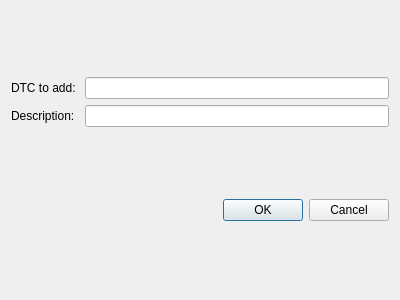
<?xml version="1.0" encoding="UTF-8"?>
<ui version="4.0">
 <class>AddDatabaseDtcDialog</class>
 <widget class="QDialog" name="AddDatabaseDtcDialog">
  <property name="geometry">
   <rect>
    <x>0</x>
    <y>0</y>
    <width>400</width>
    <height>300</height>
   </rect>
  </property>
  <property name="windowTitle">
   <string>Dialog</string>
  </property>
  <layout class="QVBoxLayout" name="verticalLayout">
   <item>
    <layout class="QGridLayout" name="gridLayout">
     <item row="0" column="0">
      <widget class="QLabel" name="label_3">
       <property name="text">
        <string>DTC to add: </string>
       </property>
      </widget>
     </item>
     <item row="0" column="1">
      <widget class="QLineEdit" name="code"/>
     </item>
     <item row="1" column="0">
      <widget class="QLabel" name="label">
       <property name="text">
        <string>Description: </string>
       </property>
      </widget>
     </item>
     <item row="1" column="1">
      <widget class="QLineEdit" name="description"/>
     </item>
    </layout>
   </item>
   <item>
    <widget class="QDialogButtonBox" name="buttonBox">
     <property name="orientation">
      <enum>Qt::Horizontal</enum>
     </property>
     <property name="standardButtons">
      <set>QDialogButtonBox::Cancel|QDialogButtonBox::Ok</set>
     </property>
    </widget>
   </item>
  </layout>
 </widget>
 <resources/>
 <connections>
  <connection>
   <sender>buttonBox</sender>
   <signal>accepted()</signal>
   <receiver>AddDatabaseDtcDialog</receiver>
   <slot>accept()</slot>
   <hints>
    <hint type="sourcelabel">
     <x>248</x>
     <y>254</y>
    </hint>
    <hint type="destinationlabel">
     <x>157</x>
     <y>274</y>
    </hint>
   </hints>
  </connection>
  <connection>
   <sender>buttonBox</sender>
   <signal>rejected()</signal>
   <receiver>AddDatabaseDtcDialog</receiver>
   <slot>reject()</slot>
   <hints>
    <hint type="sourcelabel">
     <x>316</x>
     <y>260</y>
    </hint>
    <hint type="destinationlabel">
     <x>286</x>
     <y>274</y>
    </hint>
   </hints>
  </connection>
 </connections>
</ui>
